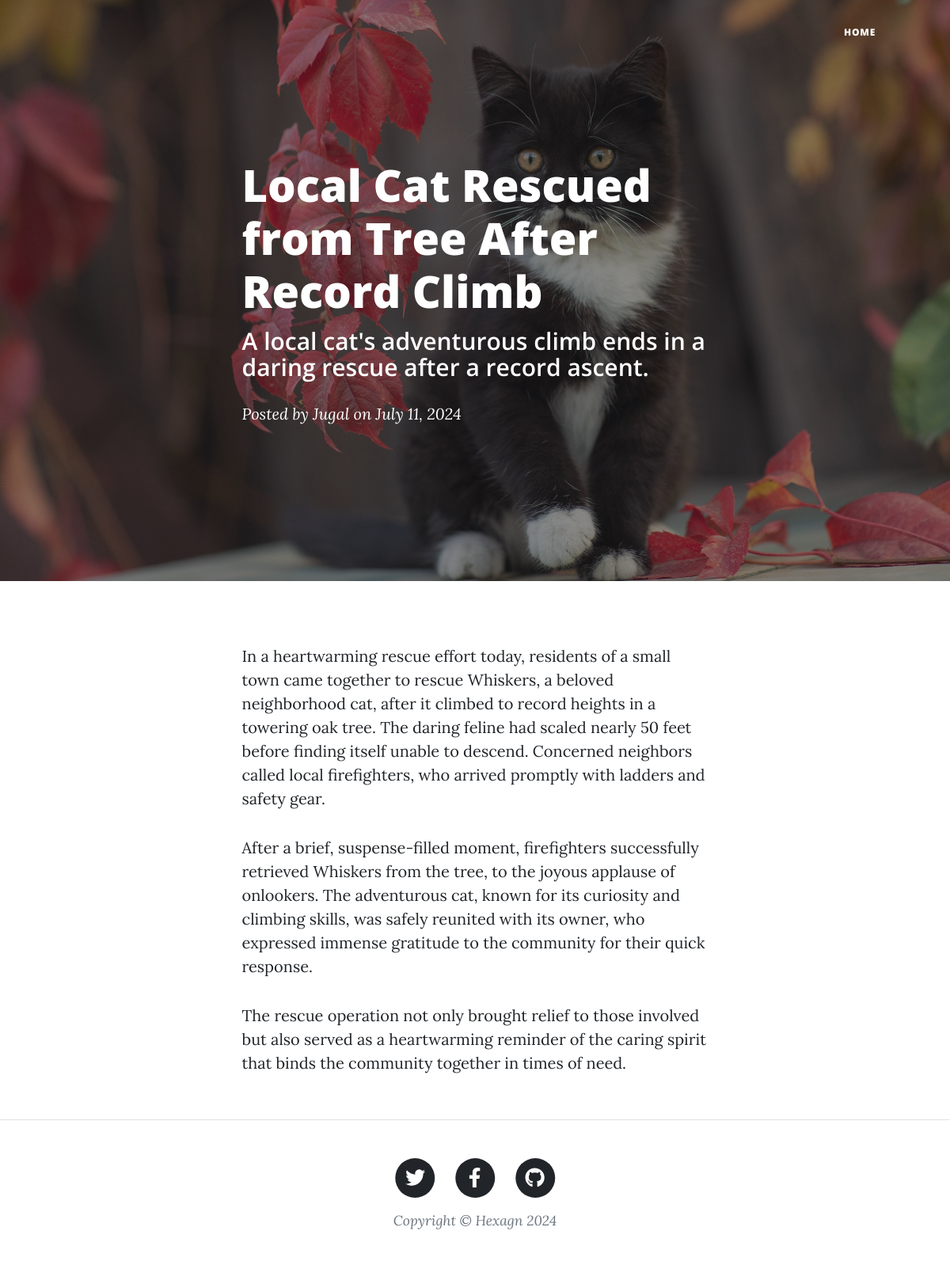
/article/10/, run on the app's committed database.
### posts/models.py (models this page shows, shortened)
class Article(models.Model):
    article_title = models.CharField(max_length=200)
    article_content = RichTextField()
    article_cover = models.ImageField(upload_to='posts/static/images/article_covers/',blank=True, null=True)
    date_created = models.DateField(auto_now_add=True)
    article_cover_text = models.CharField(max_length=94)

### posts/views.py (the view)
# urls.py: path('article/<int:pk>/', views.article_detail, name='article-detail'),
def article_detail(request,pk):
    article = Article.objects.get(pk=pk)
    if article:
        context = {'article':article}
        return render(request, 'posts/article_detail.html',context)
    else:
        raise Http404("Article does not exist")

### posts/templates/posts/article_detail.html (shortened to what this page needs)
{% load static %}
<!DOCTYPE html>
<html lang="en">
    <head>
        <link href="{% static 'css/home.css' %}" rel="stylesheet" />
    </head>
    <body>
        <nav class="navbar navbar-expand-lg navbar-light" id="mainNav">
            <div class="container px-4 px-lg-5">
                <div class="collapse navbar-collapse" id="navbarResponsive">
                    <ul class="navbar-nav ms-auto py-4 py-lg-0">
                        <li class="nav-item"><a class="nav-link px-lg-3 py-3 py-lg-4" href="/">Home</a></li>
                    </ul>
                </div>
            </div>
        </nav>
        <header class="masthead" style="background-image: url('{{ article.article_cover.url }}')">
            <div class="container position-relative px-4 px-lg-5">
                <div class="row gx-4 gx-lg-5 justify-content-center">
                    <div class="col-md-10 col-lg-8 col-xl-7">
                        <div class="post-heading">
                            <h1>{{ article.article_title }}</h1>
                            <h2 class="subheading">{{ article.article_cover_text| safe }}</h2>
                            <span class="meta">
                                Posted by
                                <a href="#!">Jugal</a>
                                on {{article.date_created | date:"F j, Y" }}
                            </span>
                        </div>
                    </div>
                </div>
            </div>
        </header>
        <article class="mb-4">
            <div class="container px-4 px-lg-5">
                <div class="row gx-4 gx-lg-5 justify-content-center">
                    <div class="col-md-10 col-lg-8 col-xl-7">
                            {{ article.article_content | safe}}
                    </div>
                </div>
            </div>
        </article>
        <footer class="border-top">
            <div class="container px-4 px-lg-5">
                <div class="row gx-4 gx-lg-5 justify-content-center">
                    <div class="col-md-10 col-lg-8 col-xl-7">
                        <ul class="list-inline text-center">
                            <li class="list-inline-item">
                                <a href="https:\\twitter.com">
                                    <span class="fa-stack fa-lg">
                                        <i class="fas fa-circle fa-stack-2x"></i>
                                        <i class="fab fa-twitter fa-stack-1x fa-inverse"></i>
                                    </span>
                                </a>
                            </li>
                            <li class="list-inline-item">
                                <a href="https:\\facebook.com">
                                    <span class="fa-stack fa-lg">
                                        <i class="fas fa-circle fa-stack-2x"></i>
                                        <i class="fab fa-facebook-f fa-stack-1x fa-inverse"></i>
                                    </span>
                                </a>
                            </li>
                            <li class="list-inline-item">
                                <a href="https:\\hexagn.in">
                                    <span class="fa-stack fa-lg">
                                        <i class="fas fa-circle fa-stack-2x"></i>
                                        <i class="fab fa-github fa-stack-1x fa-inverse"></i>
                                    </span>
                                </a>
                            </li>
                        </ul>
                        <div class="small text-center text-muted fst-italic">Copyright &copy; Hexagn 2024</div>
                    </div>
                </div>
            </div>
        </footer>
    </body>
</html>

### data on the page
Article: article_cover (picture), article_title "Local Cat Rescued from Tree After Record Climb", article_cover_text "A local cat's adventurous climb ends in a daring rescue after a record ascent.", date_created "July 11, 2024", article_content "In a heartwarming rescue effort today, residents of a small town came together to rescue Whiskers, a beloved neighborhood cat, after it climbed to record heights in a towering oak tree. The daring feline had scaled nearly 50 feet before finding itself unable to descend. Concerned neighbors called local firefighters, who arrived promptly with ladders and safety gear. After a brief, suspense-filled moment, firefighters successfully retrieved Whiskers from the tree, to the joyous applause of onlookers. The adventurous cat, known for its curiosity and climbing skills, was safely reunited with its owner, who expressed immense gratitude to the community for their quick response. The rescue…"
